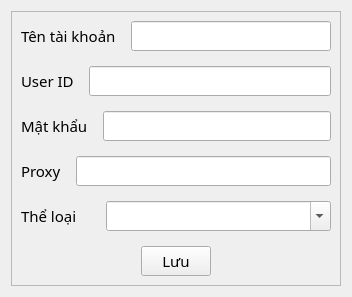
<?xml version="1.0" encoding="UTF-8"?>
<ui version="4.0">
 <class>Form</class>
 <widget class="QWidget" name="Form">
  <property name="geometry">
   <rect>
    <x>0</x>
    <y>0</y>
    <width>352</width>
    <height>284</height>
   </rect>
  </property>
  <property name="windowTitle">
   <string>Form</string>
  </property>
  <property name="styleSheet">
   <string notr="true">font-family: Noto Sans SC;
font-size: 11pt;</string>
  </property>
  <layout class="QVBoxLayout" name="verticalLayout">
   <item>
    <widget class="QFrame" name="frame">
     <property name="frameShape">
      <enum>QFrame::StyledPanel</enum>
     </property>
     <property name="frameShadow">
      <enum>QFrame::Raised</enum>
     </property>
     <layout class="QVBoxLayout" name="verticalLayout_2">
      <property name="spacing">
       <number>15</number>
      </property>
      <item>
       <layout class="QHBoxLayout" name="horizontalLayout">
        <item>
         <widget class="QLabel" name="label">
          <property name="text">
           <string>Tên tài khoản</string>
          </property>
         </widget>
        </item>
        <item>
         <widget class="QLineEdit" name="le_name">
          <property name="enabled">
           <bool>true</bool>
          </property>
          <property name="text">
           <string/>
          </property>
         </widget>
        </item>
       </layout>
      </item>
      <item>
       <layout class="QHBoxLayout" name="horizontalLayout_2">
        <item>
         <widget class="QLabel" name="label_2">
          <property name="text">
           <string>User ID</string>
          </property>
         </widget>
        </item>
        <item>
         <widget class="QLineEdit" name="le_uid">
          <property name="enabled">
           <bool>true</bool>
          </property>
         </widget>
        </item>
       </layout>
      </item>
      <item>
       <layout class="QHBoxLayout" name="horizontalLayout_3">
        <item>
         <widget class="QLabel" name="label_3">
          <property name="text">
           <string>Mật khẩu</string>
          </property>
         </widget>
        </item>
        <item>
         <widget class="QLineEdit" name="le_pass"/>
        </item>
       </layout>
      </item>
      <item>
       <layout class="QHBoxLayout" name="horizontalLayout_5">
        <item>
         <widget class="QLabel" name="label_5">
          <property name="text">
           <string>Proxy</string>
          </property>
         </widget>
        </item>
        <item>
         <widget class="QLineEdit" name="le_proxy"/>
        </item>
       </layout>
      </item>
      <item>
       <layout class="QHBoxLayout" name="horizontalLayout_4">
        <item>
         <widget class="QLabel" name="label_4">
          <property name="maximumSize">
           <size>
            <width>70</width>
            <height>16777215</height>
           </size>
          </property>
          <property name="text">
           <string>Thể loại</string>
          </property>
         </widget>
        </item>
        <item>
         <widget class="QComboBox" name="cb_category">
          <property name="editable">
           <bool>true</bool>
          </property>
          <property name="currentText">
           <string/>
          </property>
          <property name="currentIndex">
           <number>-1</number>
          </property>
          <property name="maxVisibleItems">
           <number>30</number>
          </property>
          <item>
           <property name="text">
            <string>DEP</string>
           </property>
          </item>
          <item>
           <property name="text">
            <string>MAY</string>
           </property>
          </item>
         </widget>
        </item>
       </layout>
      </item>
      <item>
       <spacer name="verticalSpacer">
        <property name="orientation">
         <enum>Qt::Vertical</enum>
        </property>
        <property name="sizeHint" stdset="0">
         <size>
          <width>20</width>
          <height>45</height>
         </size>
        </property>
       </spacer>
      </item>
      <item>
       <layout class="QHBoxLayout" name="horizontalLayout_9">
        <item>
         <widget class="QPushButton" name="btn_save">
          <property name="maximumSize">
           <size>
            <width>70</width>
            <height>16777215</height>
           </size>
          </property>
          <property name="text">
           <string>Lưu</string>
          </property>
         </widget>
        </item>
       </layout>
      </item>
     </layout>
    </widget>
   </item>
  </layout>
 </widget>
 <resources/>
 <connections/>
</ui>
